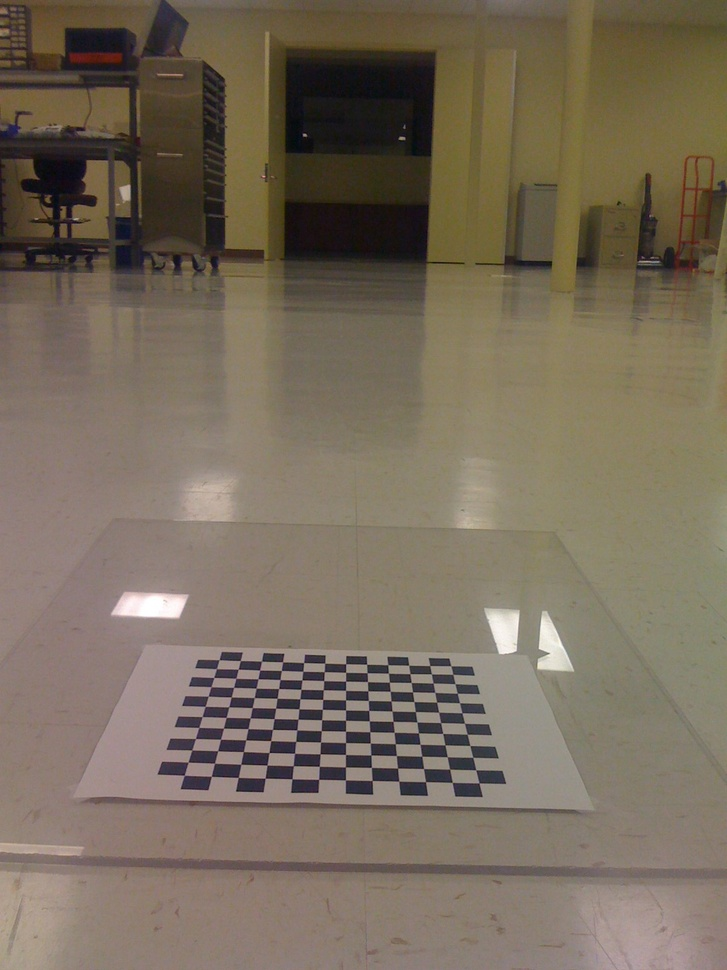
#> input picture Learning.OpenCV/birdseye/IMG_0214.jpg, 727 x 970 px, shrunk from 1200 x 1600 before the run
$ python saliencyMap.py ../../../../Learning.OpenCV/birdseye/IMG_0214.jpg   (Python 2 division)   (older library calls are emulated)
#> lines starting #> are read from the running program, lines starting #| are printed output that depends on the picture
# -*- coding: utf-8 -*-
import sys
import numpy as np
import cv2
#快速傅里叶变换
def fft2Image(src):
    #得到行、列
    r,c = src.shape[:2]
    #得到快速傅里叶变换最优
    rPadded = cv2.getOptimalDFTSize(r)
    cPadded = cv2.getOptimalDFTSize(c)
    #边缘扩充，下边缘和右边缘扩充值为零
    fft2 = np.zeros((rPadded,cPadded,2),np.float32)
    fft2[:r,:c,0]=src
    #快速傅里叶变换
    cv2.dft(fft2,fft2,cv2.DFT_COMPLEX_OUTPUT)
    return fft2
 #傅里叶幅度谱
def amplitudeSpectrum(fft2):
    #求幅度
    real,Imag = cv2.split(fft2)
    amplitude = cv2.magnitude(real,Imag)
    #amplitude = cv2.magnitude(fft2[:,:,0],fft2[:,:,1])
    return amplitude
#幅度谱的灰度级显示
def graySpectrum(amplitude):
    #对比度拉伸
    #cv2.log(amplitude+1.0,amplitude)
    amplitude = np.log(amplitude+1.0)
    #归一化,傅里叶谱的灰度级显示
    spectrum = np.zeros(amplitude.shape,np.float32)
    cv2.normalize(amplitude,spectrum,0,1,cv2.NORM_MINMAX)
    return spectrum
#相位谱
def phaseSpectrum(fft2):
    #得到行数、列数
    rows,cols = fft2.shape[:2]
    #计算相位角
    phase = np.arctan2(fft2[:,:,1],fft2[:,:,0])
    #显示该相位谱时，首先需要将相位角转换为 [ -180 , 180]
    #spectrum = phase/math.pi*180
    return phase
#主函数
if __name__ =="__main__":
    if len(sys.argv) > 1:
        image = cv2.imread(sys.argv[1],cv2.IMREAD_GRAYSCALE)
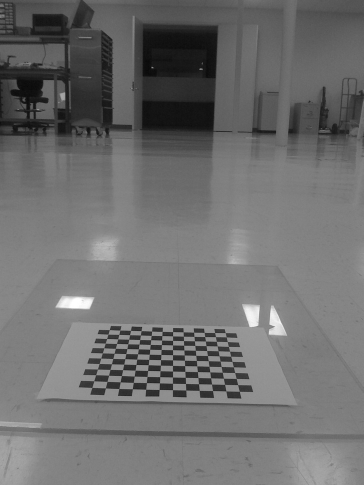
#> image: shape (970, 727) (shown at 1/2 size); min 2, max 255, mean 109.9
    else:
        print "Usge:python saliencyMap.py imageFile"
    #第一步：计算图像的快速傅里叶变换
    fft2 = fft2Image(image)
    #第二步：计算傅里叶幅度谱的灰度级
    #求幅度谱
    amplitude = amplitudeSpectrum(fft2)
    #幅度谱的灰度级
    logAmplitude = graySpectrum(amplitude)
#> in graySpectrum, `amplitude = np.log(amplitude+1.0)`:
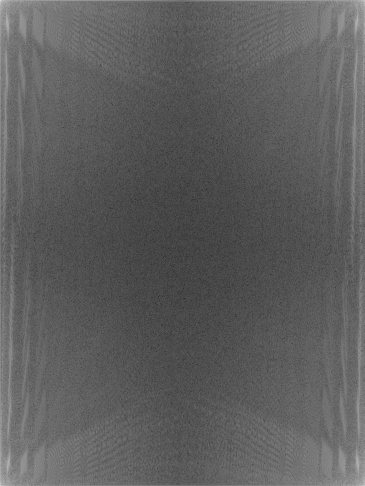
#> amplitude: shape (972, 729) float32 (shown at 1/2 size); min 1.08, max 18.17, mean 7.37; drawn with min black and max white
    #第三步：计算相位
    phase = phaseSpectrum(fft2)
    #余弦谱（用于计算实部）
    cosSpectrum = np.cos(phase)
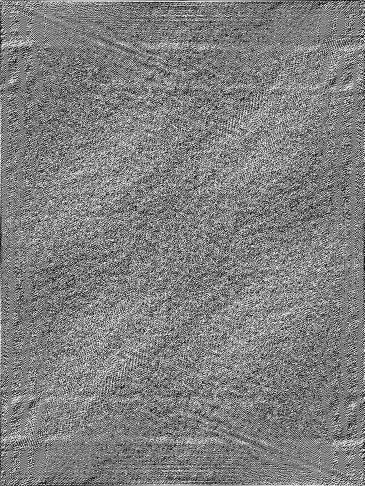
#> cosSpectrum: shape (972, 729) float32 (shown at 1/2 size); min -1, max 1, mean 0.00437; drawn with min black and max white
    #正弦谱（用于计算虚部）
    sinSectrum = np.sin(phase)
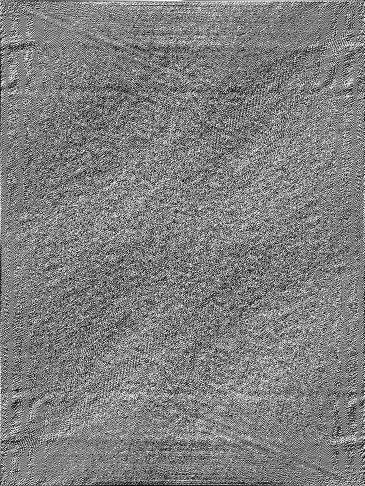
#> sinSectrum: shape (972, 729) float32 (shown at 1/2 size); min -1, max 1, mean 0; drawn with min black and max white
    #第四步：计算残差（Spectral Residual）
    #对幅度谱的灰度级进行均值平滑
    meanLogAmplitude = cv2.boxFilter(logAmplitude,cv2.CV_32FC1,(3,3))
    #残差
    spectralResidual = logAmplitude - meanLogAmplitude
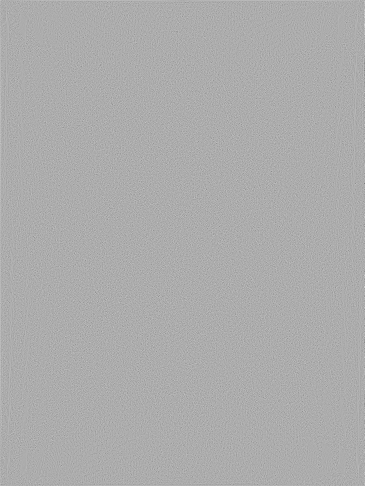
#> spectralResidual: shape (972, 729) float32 (shown at 1/2 size); min -0.363, max 0.174, mean 9.88e-05; drawn with min black and max white
    #第五步：计算傅里叶逆变换,显著性
    #残差的指数
    expSR = np.exp(spectralResidual)
    #分别计算实部和虚部
    real = expSR*cosSpectrum
    imaginary = expSR*sinSectrum
    #合并实部和虚部
    com = np.zeros((real.shape[0],real.shape[1],2),np.float32)
    com[:,:,0]=real
    com[:,:,1]=imaginary
    #逆变换
    ifft2=np.zeros(com.shape,np.float32)
    cv2.dft(com,ifft2,cv2.DFT_COMPLEX_OUTPUT+cv2.DFT_INVERSE)
    #显著性
    saliencymap = np.power(ifft2[:,:,0],2)+np.power(ifft2[:,:,1],2)
    #对显著性进行高斯平滑
    saliencymap = cv2.GaussianBlur(saliencymap,(11,11),2.5)
    #显示检测到的显著性
    #cv2.normalize(saliencymap,saliencymap,0,1,cv2.NORM_MINMAX)
    saliencymap  = saliencymap/np.max(saliencymap)
    #提高对比度，进行伽马变换
    saliencymap = np.power(saliencymap,0.5)
    saliencymap = np.round(saliencymap*255)
    saliencymap = saliencymap.astype(np.uint8)
    cv2.imshow("saliencymap",saliencymap)
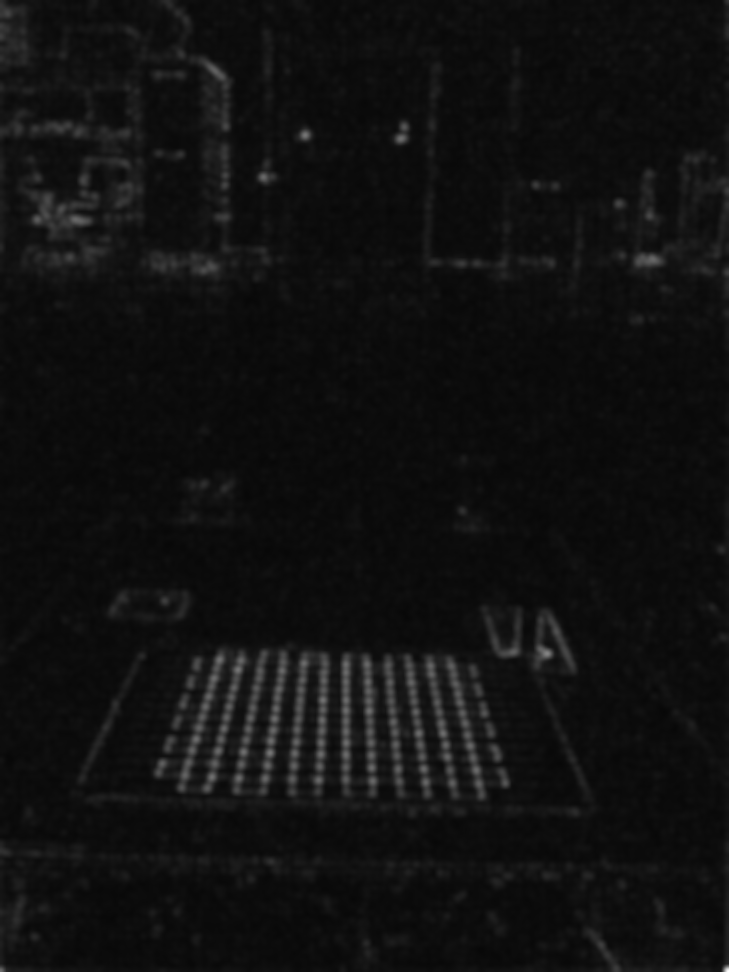
#> window 'saliencymap': shape (972, 729); min 7, max 255, mean 16.5
    cv2.imwrite("saliencymap.jpg",saliencymap)
    cv2.waitKey(0)
    cv2.destroyAllWindows()

$ run again, on Learning.OpenCV/birdseye/IMG_0217.jpg
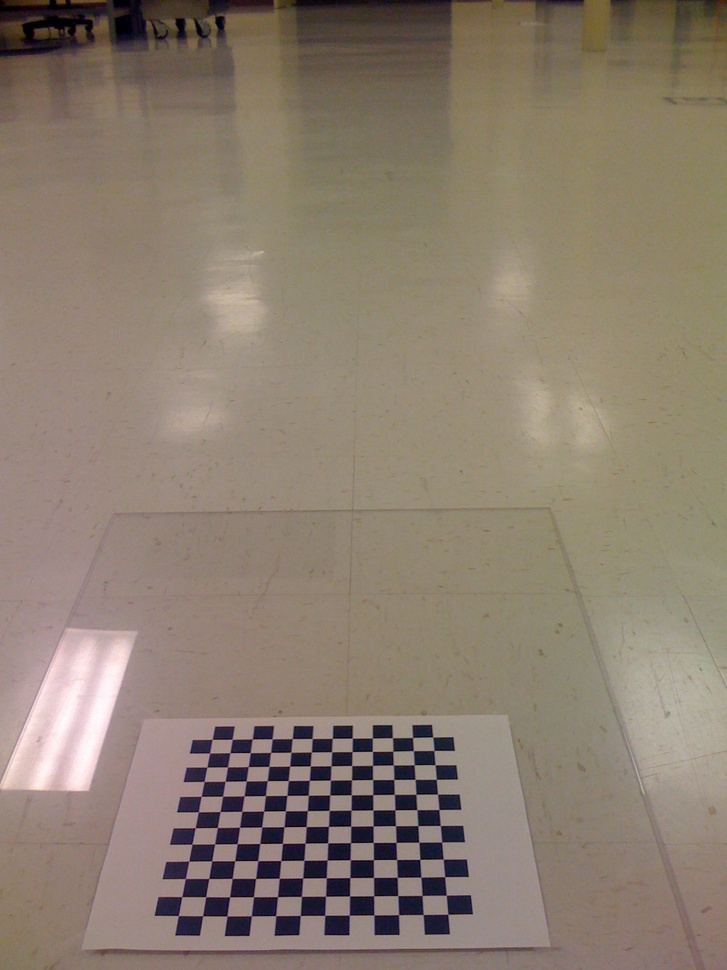
#> input picture Learning.OpenCV/birdseye/IMG_0217.jpg, 727 x 970 px, shrunk from 1200 x 1600 before the run
#> `sinSectrum = np.sin(phase)`:
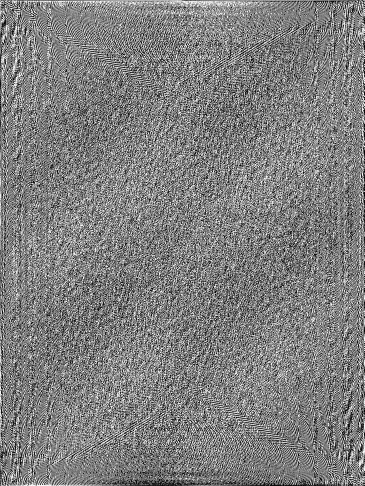
#> sinSectrum: shape (972, 729) float32 (shown at 1/2 size); min -1, max 1, mean -1.2e-08; drawn with min black and max white
#> `cv2.imshow("saliencymap",saliencymap)`:
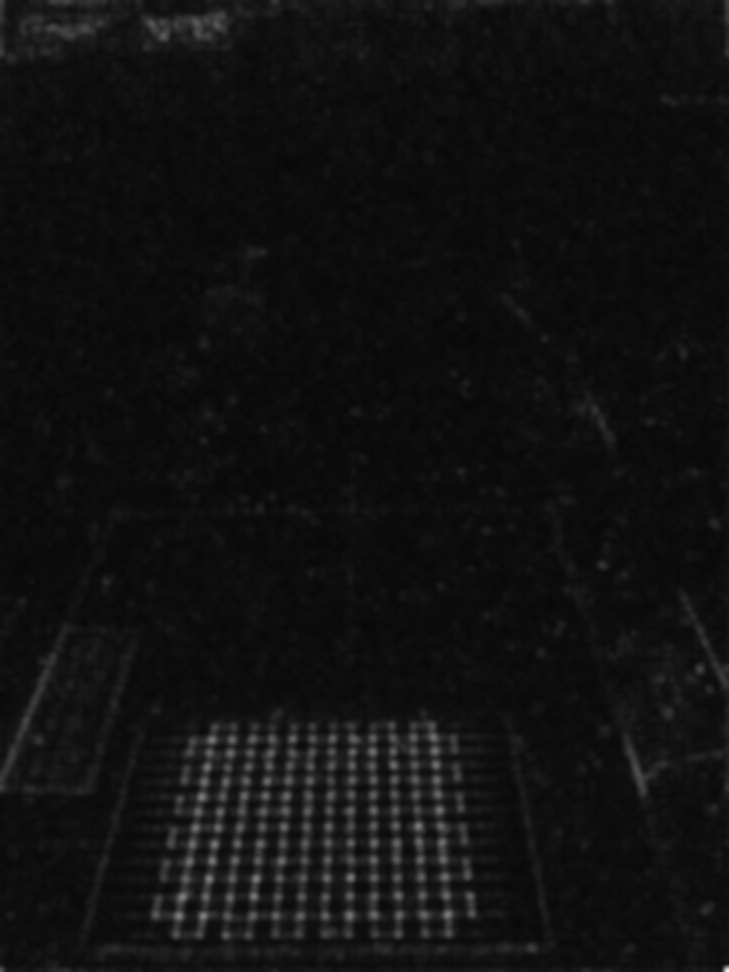
#> window 'saliencymap': shape (972, 729); min 8, max 255, mean 17.1

$ run again, on Learning.OpenCV/birdseye/IMG_0218.jpg
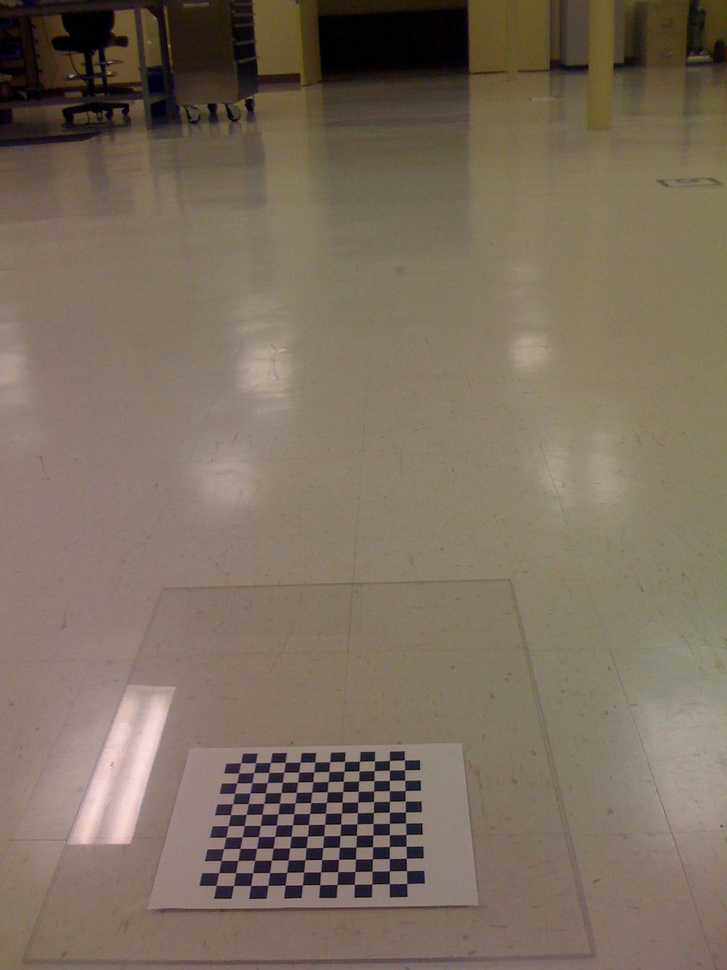
#> input picture Learning.OpenCV/birdseye/IMG_0218.jpg, 727 x 970 px, shrunk from 1200 x 1600 before the run
#> `sinSectrum = np.sin(phase)`:
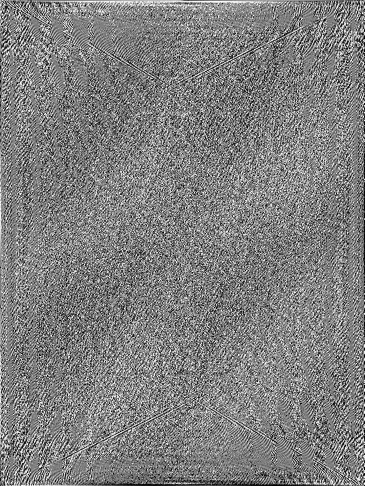
#> sinSectrum: shape (972, 729) float32 (shown at 1/2 size); min -1, max 1, mean 2.07e-09; drawn with min black and max white
#> `cv2.imshow("saliencymap",saliencymap)`:
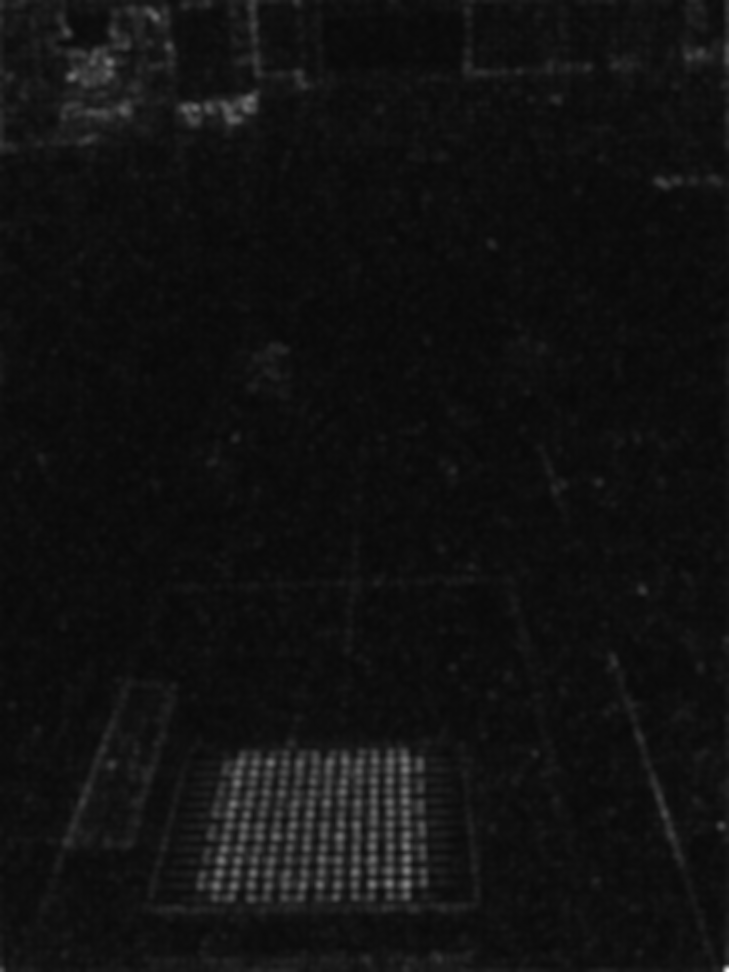
#> window 'saliencymap': shape (972, 729); min 8, max 255, mean 17.2
